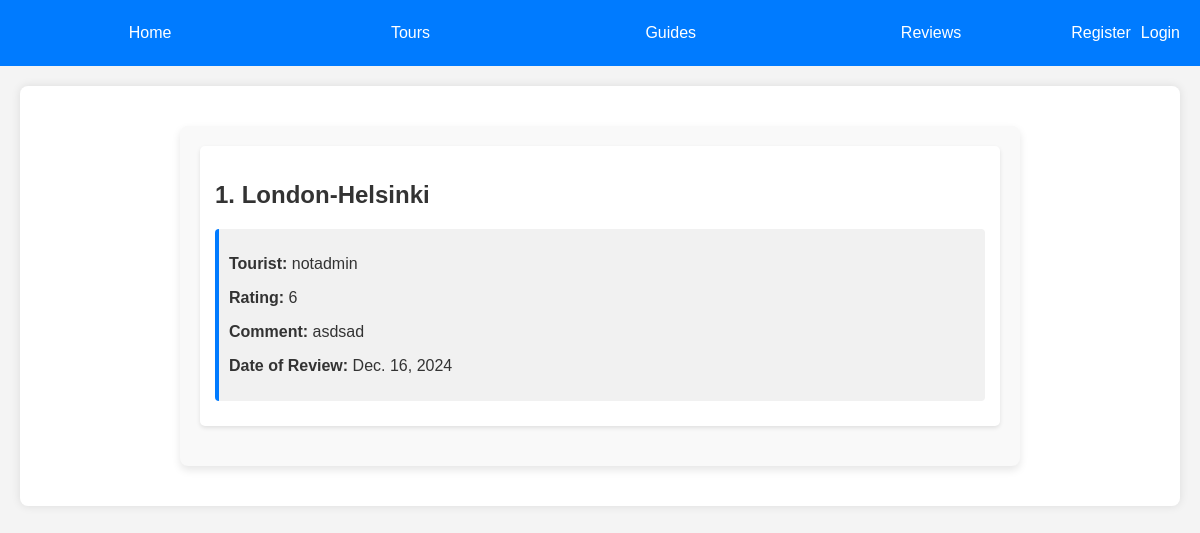
Page /tours/reviews/ on the earlier database version.
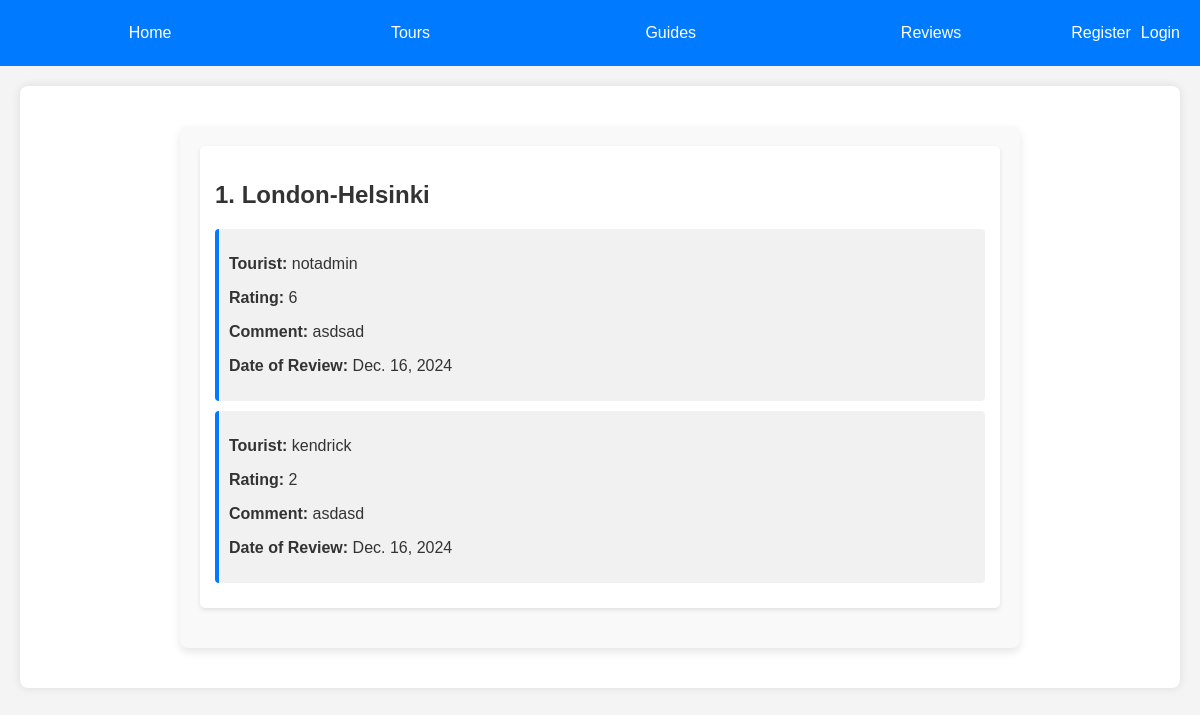
Same page on the later database version.
### tours/models.py (models this page shows, shortened)
class Tour(models.Model):
    name_tour = models.CharField(max_length = 50)
    date_of_start = models.DateField(null = True, blank = True)
    date_of_end = models.DateField(null = True, blank = True)
    description = models.TextField()
    price = models.DecimalField(max_digits=10, decimal_places=2, null=True, blank=True)

class Review(models.Model):
    tourist = models.ForeignKey(Tourist, on_delete=models.CASCADE)
    tour = models.ForeignKey(Tour, on_delete=models.CASCADE, related_name='reviews')
    rating = models.IntegerField()
    comment = models.TextField()
    date_of_review = models.DateField(auto_now_add=True)

class Tourist(models.Model):
    user = models.OneToOneField(User, on_delete=models.CASCADE, default=1)
    first_name = models.CharField(max_length=30)
    last_name = models.CharField(max_length=30)
    email = models.EmailField(unique=True)
    phone = models.CharField(max_length=15)
    date_of_birth = models.DateField(null=True, blank=True)

### tours/views.py (the view)
# urls.py: path('reviews/', views.review_list, name='review_list'),
def review_list(request):
    tours = Tour.objects.all()
    return render(request, 'reviews/review_list.html', {'tours': tours})

### tours/templates/reviews/review_list.html (shortened to what this page needs)
{% extends 'base.html' %}
{% block content %}
<div class="review-list">
    {% for tour in tours %}
        <div class="tour-item">
            <h2>{{ forloop.counter }}. {{ tour.name_tour }}</h2>
            <div class="reviews">
                {% if tour.reviews.all %}
                    {% for review in tour.reviews.all %}
                        <div class="review-item">
                            <p><strong>Tourist:</strong> {{ review.tourist.user.username }}</p>
                            <p><strong>Rating:</strong> {{ review.rating }}</p>
                            <p><strong>Comment:</strong> {{ review.comment }}</p>
                            <p><strong>Date of Review:</strong> {{ review.date_of_review }}</p>
                        </div>
                    {% endfor %}
                {% else %}
                    <p class="no-reviews">Пока нет отзывов для этого тура.</p>
                {% endif %}
            </div>
        </div>
    {% endfor %}
</div>
{% endblock %}

Differences in the rows shown:
added Review: tourist.user.username "kendrick", rating "2", comment "asdasd", date_of_review "Dec. 16, 2024"
